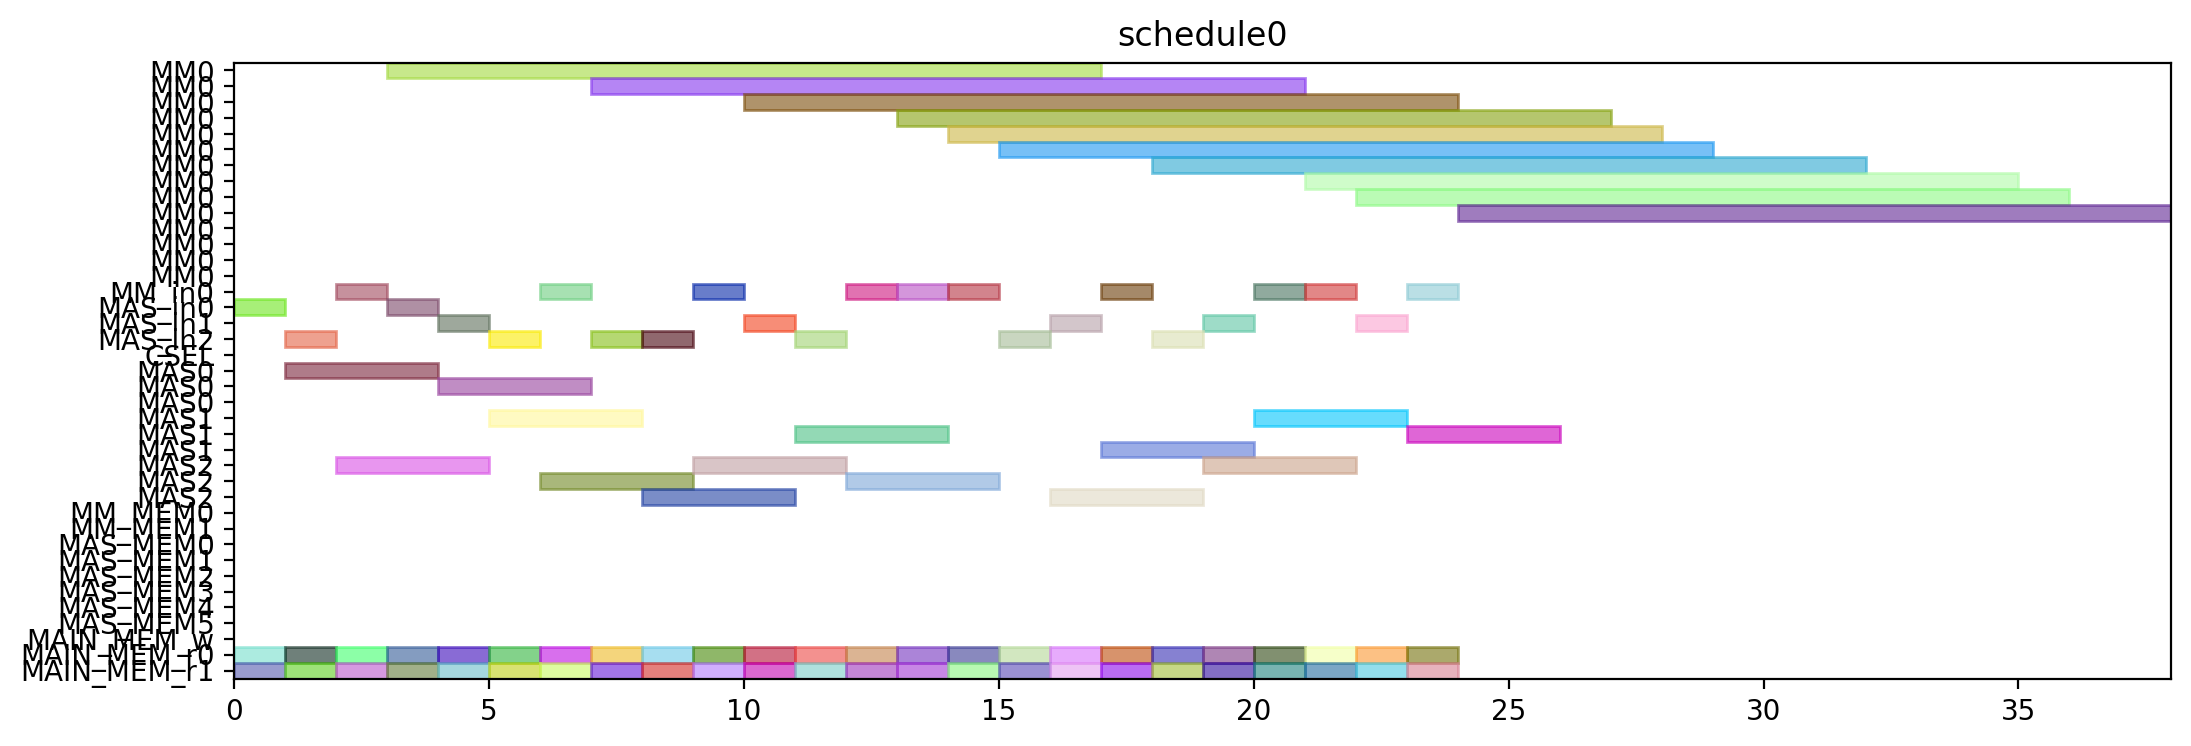

This figure's Python source:
from pyschedule import Scenario, solvers, plotters, alt


def solve():
	horizon = 120
	S = Scenario("schedule0", horizon=horizon)

	# resource
	MM = S.Resources('MM', num=1, size=14)
	MM_in = S.Resources('MM_in', num=1)
	MAS_in = S.Resources('MAS_in', num=3)
	CSEL = S.Resource('CSEL')
	MAS = S.Resources('MAS', num=3, size=3, periods=range(1, horizon))
	MM_MEM = S.Resources('MM_MEM', num=2)
	MAS_MEM = S.Resources('MAS_MEM', num=6)
	MAIN_MEM_w = S.Resource('MAIN_MEM_w', size=1)
	MAIN_MEM_r = S.Resources('MAIN_MEM_r', num=2)

	# result of previous scheduling

	# new tasks
	t0_t0 = S.Task('t0_t0', length=3, delay_cost=1)
	t0_t0 += alt(MAS)
	t0_t0_in = S.Task('t0_t0_in', length=1, delay_cost=1)
	t0_t0_in += alt(MAS_in)
	S += t0_t0_in*MAS_in[0]<=t0_t0*MAS[0]

	S += t0_t0_in*MAS_in[1]<=t0_t0*MAS[1]

	S += t0_t0_in*MAS_in[2]<=t0_t0*MAS[2]

	t0_t0_mem0 = S.Task('t0_t0_mem0', length=1, delay_cost=1)
	t0_t0_mem0 += MAIN_MEM_r[0]
	S += t0_t0_mem0 <= t0_t0

	t0_t0_mem1 = S.Task('t0_t0_mem1', length=1, delay_cost=1)
	t0_t0_mem1 += MAIN_MEM_r[1]
	S += t0_t0_mem1 <= t0_t0

	t0_t1 = S.Task('t0_t1', length=3, delay_cost=1)
	t0_t1 += alt(MAS)
	t0_t1_in = S.Task('t0_t1_in', length=1, delay_cost=1)
	t0_t1_in += alt(MAS_in)
	S += t0_t1_in*MAS_in[0]<=t0_t1*MAS[0]

	S += t0_t1_in*MAS_in[1]<=t0_t1*MAS[1]

	S += t0_t1_in*MAS_in[2]<=t0_t1*MAS[2]

	t0_t1_mem0 = S.Task('t0_t1_mem0', length=1, delay_cost=1)
	t0_t1_mem0 += MAIN_MEM_r[0]
	S += t0_t1_mem0 <= t0_t1

	t0_t1_mem1 = S.Task('t0_t1_mem1', length=1, delay_cost=1)
	t0_t1_mem1 += MAIN_MEM_r[1]
	S += t0_t1_mem1 <= t0_t1

	t0_t3 = S.Task('t0_t3', length=14, delay_cost=1)
	t0_t3 += alt(MM)
	t0_t3_in = S.Task('t0_t3_in', length=1, delay_cost=1)
	t0_t3_in += alt(MM_in)
	S += t0_t3_in*MM_in[0]<=t0_t3*MM[0]
	t0_t3_mem0 = S.Task('t0_t3_mem0', length=1, delay_cost=1)
	t0_t3_mem0 += MAIN_MEM_r[0]
	S += t0_t3_mem0 <= t0_t3

	t0_t3_mem1 = S.Task('t0_t3_mem1', length=1, delay_cost=1)
	t0_t3_mem1 += MAIN_MEM_r[1]
	S += t0_t3_mem1 <= t0_t3

	t10 = S.Task('t10', length=3, delay_cost=1)
	t10 += alt(MAS)
	t10_in = S.Task('t10_in', length=1, delay_cost=1)
	t10_in += alt(MAS_in)
	S += t10_in*MAS_in[0]<=t10*MAS[0]

	S += t10_in*MAS_in[1]<=t10*MAS[1]

	S += t10_in*MAS_in[2]<=t10*MAS[2]

	t10_mem0 = S.Task('t10_mem0', length=1, delay_cost=1)
	t10_mem0 += MAIN_MEM_r[0]
	S += t10_mem0 <= t10

	t10_mem1 = S.Task('t10_mem1', length=1, delay_cost=1)
	t10_mem1 += MAIN_MEM_r[1]
	S += t10_mem1 <= t10

	t11 = S.Task('t11', length=3, delay_cost=1)
	t11 += alt(MAS)
	t11_in = S.Task('t11_in', length=1, delay_cost=1)
	t11_in += alt(MAS_in)
	S += t11_in*MAS_in[0]<=t11*MAS[0]

	S += t11_in*MAS_in[1]<=t11*MAS[1]

	S += t11_in*MAS_in[2]<=t11*MAS[2]

	t11_mem0 = S.Task('t11_mem0', length=1, delay_cost=1)
	t11_mem0 += MAIN_MEM_r[0]
	S += t11_mem0 <= t11

	t11_mem1 = S.Task('t11_mem1', length=1, delay_cost=1)
	t11_mem1 += MAIN_MEM_r[1]
	S += t11_mem1 <= t11

	t3_t0 = S.Task('t3_t0', length=14, delay_cost=1)
	t3_t0 += alt(MM)
	t3_t0_in = S.Task('t3_t0_in', length=1, delay_cost=1)
	t3_t0_in += alt(MM_in)
	S += t3_t0_in*MM_in[0]<=t3_t0*MM[0]
	t3_t0_mem0 = S.Task('t3_t0_mem0', length=1, delay_cost=1)
	t3_t0_mem0 += MAIN_MEM_r[0]
	S += t3_t0_mem0 <= t3_t0

	t3_t0_mem1 = S.Task('t3_t0_mem1', length=1, delay_cost=1)
	t3_t0_mem1 += MAIN_MEM_r[1]
	S += t3_t0_mem1 <= t3_t0

	t3_t1 = S.Task('t3_t1', length=14, delay_cost=1)
	t3_t1 += alt(MM)
	t3_t1_in = S.Task('t3_t1_in', length=1, delay_cost=1)
	t3_t1_in += alt(MM_in)
	S += t3_t1_in*MM_in[0]<=t3_t1*MM[0]
	t3_t1_mem0 = S.Task('t3_t1_mem0', length=1, delay_cost=1)
	t3_t1_mem0 += MAIN_MEM_r[0]
	S += t3_t1_mem0 <= t3_t1

	t3_t1_mem1 = S.Task('t3_t1_mem1', length=1, delay_cost=1)
	t3_t1_mem1 += MAIN_MEM_r[1]
	S += t3_t1_mem1 <= t3_t1

	t3_t2 = S.Task('t3_t2', length=3, delay_cost=1)
	t3_t2 += alt(MAS)
	t3_t2_in = S.Task('t3_t2_in', length=1, delay_cost=1)
	t3_t2_in += alt(MAS_in)
	S += t3_t2_in*MAS_in[0]<=t3_t2*MAS[0]

	S += t3_t2_in*MAS_in[1]<=t3_t2*MAS[1]

	S += t3_t2_in*MAS_in[2]<=t3_t2*MAS[2]

	t3_t2_mem0 = S.Task('t3_t2_mem0', length=1, delay_cost=1)
	t3_t2_mem0 += MAIN_MEM_r[0]
	S += t3_t2_mem0 <= t3_t2

	t3_t2_mem1 = S.Task('t3_t2_mem1', length=1, delay_cost=1)
	t3_t2_mem1 += MAIN_MEM_r[1]
	S += t3_t2_mem1 <= t3_t2

	t3_t3 = S.Task('t3_t3', length=3, delay_cost=1)
	t3_t3 += alt(MAS)
	t3_t3_in = S.Task('t3_t3_in', length=1, delay_cost=1)
	t3_t3_in += alt(MAS_in)
	S += t3_t3_in*MAS_in[0]<=t3_t3*MAS[0]

	S += t3_t3_in*MAS_in[1]<=t3_t3*MAS[1]

	S += t3_t3_in*MAS_in[2]<=t3_t3*MAS[2]

	t3_t3_mem0 = S.Task('t3_t3_mem0', length=1, delay_cost=1)
	t3_t3_mem0 += MAIN_MEM_r[0]
	S += t3_t3_mem0 <= t3_t3

	t3_t3_mem1 = S.Task('t3_t3_mem1', length=1, delay_cost=1)
	t3_t3_mem1 += MAIN_MEM_r[1]
	S += t3_t3_mem1 <= t3_t3

	t4_t0 = S.Task('t4_t0', length=3, delay_cost=1)
	t4_t0 += alt(MAS)
	t4_t0_in = S.Task('t4_t0_in', length=1, delay_cost=1)
	t4_t0_in += alt(MAS_in)
	S += t4_t0_in*MAS_in[0]<=t4_t0*MAS[0]

	S += t4_t0_in*MAS_in[1]<=t4_t0*MAS[1]

	S += t4_t0_in*MAS_in[2]<=t4_t0*MAS[2]

	t4_t0_mem0 = S.Task('t4_t0_mem0', length=1, delay_cost=1)
	t4_t0_mem0 += MAIN_MEM_r[0]
	S += t4_t0_mem0 <= t4_t0

	t4_t0_mem1 = S.Task('t4_t0_mem1', length=1, delay_cost=1)
	t4_t0_mem1 += MAIN_MEM_r[1]
	S += t4_t0_mem1 <= t4_t0

	t4_t1 = S.Task('t4_t1', length=3, delay_cost=1)
	t4_t1 += alt(MAS)
	t4_t1_in = S.Task('t4_t1_in', length=1, delay_cost=1)
	t4_t1_in += alt(MAS_in)
	S += t4_t1_in*MAS_in[0]<=t4_t1*MAS[0]

	S += t4_t1_in*MAS_in[1]<=t4_t1*MAS[1]

	S += t4_t1_in*MAS_in[2]<=t4_t1*MAS[2]

	t4_t1_mem0 = S.Task('t4_t1_mem0', length=1, delay_cost=1)
	t4_t1_mem0 += MAIN_MEM_r[0]
	S += t4_t1_mem0 <= t4_t1

	t4_t1_mem1 = S.Task('t4_t1_mem1', length=1, delay_cost=1)
	t4_t1_mem1 += MAIN_MEM_r[1]
	S += t4_t1_mem1 <= t4_t1

	t4_t3 = S.Task('t4_t3', length=14, delay_cost=1)
	t4_t3 += alt(MM)
	t4_t3_in = S.Task('t4_t3_in', length=1, delay_cost=1)
	t4_t3_in += alt(MM_in)
	S += t4_t3_in*MM_in[0]<=t4_t3*MM[0]
	t4_t3_mem0 = S.Task('t4_t3_mem0', length=1, delay_cost=1)
	t4_t3_mem0 += MAIN_MEM_r[0]
	S += t4_t3_mem0 <= t4_t3

	t4_t3_mem1 = S.Task('t4_t3_mem1', length=1, delay_cost=1)
	t4_t3_mem1 += MAIN_MEM_r[1]
	S += t4_t3_mem1 <= t4_t3

	t5_t0 = S.Task('t5_t0', length=14, delay_cost=1)
	t5_t0 += alt(MM)
	t5_t0_in = S.Task('t5_t0_in', length=1, delay_cost=1)
	t5_t0_in += alt(MM_in)
	S += t5_t0_in*MM_in[0]<=t5_t0*MM[0]
	t5_t0_mem0 = S.Task('t5_t0_mem0', length=1, delay_cost=1)
	t5_t0_mem0 += MAIN_MEM_r[0]
	S += t5_t0_mem0 <= t5_t0

	t5_t0_mem1 = S.Task('t5_t0_mem1', length=1, delay_cost=1)
	t5_t0_mem1 += MAIN_MEM_r[1]
	S += t5_t0_mem1 <= t5_t0

	t5_t1 = S.Task('t5_t1', length=14, delay_cost=1)
	t5_t1 += alt(MM)
	t5_t1_in = S.Task('t5_t1_in', length=1, delay_cost=1)
	t5_t1_in += alt(MM_in)
	S += t5_t1_in*MM_in[0]<=t5_t1*MM[0]
	t5_t1_mem0 = S.Task('t5_t1_mem0', length=1, delay_cost=1)
	t5_t1_mem0 += MAIN_MEM_r[0]
	S += t5_t1_mem0 <= t5_t1

	t5_t1_mem1 = S.Task('t5_t1_mem1', length=1, delay_cost=1)
	t5_t1_mem1 += MAIN_MEM_r[1]
	S += t5_t1_mem1 <= t5_t1

	t5_t2 = S.Task('t5_t2', length=3, delay_cost=1)
	t5_t2 += alt(MAS)
	t5_t2_in = S.Task('t5_t2_in', length=1, delay_cost=1)
	t5_t2_in += alt(MAS_in)
	S += t5_t2_in*MAS_in[0]<=t5_t2*MAS[0]

	S += t5_t2_in*MAS_in[1]<=t5_t2*MAS[1]

	S += t5_t2_in*MAS_in[2]<=t5_t2*MAS[2]

	t5_t2_mem0 = S.Task('t5_t2_mem0', length=1, delay_cost=1)
	t5_t2_mem0 += MAIN_MEM_r[0]
	S += t5_t2_mem0 <= t5_t2

	t5_t2_mem1 = S.Task('t5_t2_mem1', length=1, delay_cost=1)
	t5_t2_mem1 += MAIN_MEM_r[1]
	S += t5_t2_mem1 <= t5_t2

	t5_t3 = S.Task('t5_t3', length=3, delay_cost=1)
	t5_t3 += alt(MAS)
	t5_t3_in = S.Task('t5_t3_in', length=1, delay_cost=1)
	t5_t3_in += alt(MAS_in)
	S += t5_t3_in*MAS_in[0]<=t5_t3*MAS[0]

	S += t5_t3_in*MAS_in[1]<=t5_t3*MAS[1]

	S += t5_t3_in*MAS_in[2]<=t5_t3*MAS[2]

	t5_t3_mem0 = S.Task('t5_t3_mem0', length=1, delay_cost=1)
	t5_t3_mem0 += MAIN_MEM_r[0]
	S += t5_t3_mem0 <= t5_t3

	t5_t3_mem1 = S.Task('t5_t3_mem1', length=1, delay_cost=1)
	t5_t3_mem1 += MAIN_MEM_r[1]
	S += t5_t3_mem1 <= t5_t3

	t6_t0 = S.Task('t6_t0', length=14, delay_cost=1)
	t6_t0 += alt(MM)
	t6_t0_in = S.Task('t6_t0_in', length=1, delay_cost=1)
	t6_t0_in += alt(MM_in)
	S += t6_t0_in*MM_in[0]<=t6_t0*MM[0]
	t6_t0_mem0 = S.Task('t6_t0_mem0', length=1, delay_cost=1)
	t6_t0_mem0 += MAIN_MEM_r[0]
	S += t6_t0_mem0 <= t6_t0

	t6_t0_mem1 = S.Task('t6_t0_mem1', length=1, delay_cost=1)
	t6_t0_mem1 += MAIN_MEM_r[1]
	S += t6_t0_mem1 <= t6_t0

	t6_t1 = S.Task('t6_t1', length=14, delay_cost=1)
	t6_t1 += alt(MM)
	t6_t1_in = S.Task('t6_t1_in', length=1, delay_cost=1)
	t6_t1_in += alt(MM_in)
	S += t6_t1_in*MM_in[0]<=t6_t1*MM[0]
	t6_t1_mem0 = S.Task('t6_t1_mem0', length=1, delay_cost=1)
	t6_t1_mem0 += MAIN_MEM_r[0]
	S += t6_t1_mem0 <= t6_t1

	t6_t1_mem1 = S.Task('t6_t1_mem1', length=1, delay_cost=1)
	t6_t1_mem1 += MAIN_MEM_r[1]
	S += t6_t1_mem1 <= t6_t1

	t6_t2 = S.Task('t6_t2', length=3, delay_cost=1)
	t6_t2 += alt(MAS)
	t6_t2_in = S.Task('t6_t2_in', length=1, delay_cost=1)
	t6_t2_in += alt(MAS_in)
	S += t6_t2_in*MAS_in[0]<=t6_t2*MAS[0]

	S += t6_t2_in*MAS_in[1]<=t6_t2*MAS[1]

	S += t6_t2_in*MAS_in[2]<=t6_t2*MAS[2]

	t6_t2_mem0 = S.Task('t6_t2_mem0', length=1, delay_cost=1)
	t6_t2_mem0 += MAIN_MEM_r[0]
	S += t6_t2_mem0 <= t6_t2

	t6_t2_mem1 = S.Task('t6_t2_mem1', length=1, delay_cost=1)
	t6_t2_mem1 += MAIN_MEM_r[1]
	S += t6_t2_mem1 <= t6_t2

	t6_t3 = S.Task('t6_t3', length=3, delay_cost=1)
	t6_t3 += alt(MAS)
	t6_t3_in = S.Task('t6_t3_in', length=1, delay_cost=1)
	t6_t3_in += alt(MAS_in)
	S += t6_t3_in*MAS_in[0]<=t6_t3*MAS[0]

	S += t6_t3_in*MAS_in[1]<=t6_t3*MAS[1]

	S += t6_t3_in*MAS_in[2]<=t6_t3*MAS[2]

	t6_t3_mem0 = S.Task('t6_t3_mem0', length=1, delay_cost=1)
	t6_t3_mem0 += MAIN_MEM_r[0]
	S += t6_t3_mem0 <= t6_t3

	t6_t3_mem1 = S.Task('t6_t3_mem1', length=1, delay_cost=1)
	t6_t3_mem1 += MAIN_MEM_r[1]
	S += t6_t3_mem1 <= t6_t3

	t7_t0 = S.Task('t7_t0', length=14, delay_cost=1)
	t7_t0 += alt(MM)
	t7_t0_in = S.Task('t7_t0_in', length=1, delay_cost=1)
	t7_t0_in += alt(MM_in)
	S += t7_t0_in*MM_in[0]<=t7_t0*MM[0]
	t7_t0_mem0 = S.Task('t7_t0_mem0', length=1, delay_cost=1)
	t7_t0_mem0 += MAIN_MEM_r[0]
	S += t7_t0_mem0 <= t7_t0

	t7_t0_mem1 = S.Task('t7_t0_mem1', length=1, delay_cost=1)
	t7_t0_mem1 += MAIN_MEM_r[1]
	S += t7_t0_mem1 <= t7_t0

	t7_t1 = S.Task('t7_t1', length=14, delay_cost=1)
	t7_t1 += alt(MM)
	t7_t1_in = S.Task('t7_t1_in', length=1, delay_cost=1)
	t7_t1_in += alt(MM_in)
	S += t7_t1_in*MM_in[0]<=t7_t1*MM[0]
	t7_t1_mem0 = S.Task('t7_t1_mem0', length=1, delay_cost=1)
	t7_t1_mem0 += MAIN_MEM_r[0]
	S += t7_t1_mem0 <= t7_t1

	t7_t1_mem1 = S.Task('t7_t1_mem1', length=1, delay_cost=1)
	t7_t1_mem1 += MAIN_MEM_r[1]
	S += t7_t1_mem1 <= t7_t1

	t7_t2 = S.Task('t7_t2', length=3, delay_cost=1)
	t7_t2 += alt(MAS)
	t7_t2_in = S.Task('t7_t2_in', length=1, delay_cost=1)
	t7_t2_in += alt(MAS_in)
	S += t7_t2_in*MAS_in[0]<=t7_t2*MAS[0]

	S += t7_t2_in*MAS_in[1]<=t7_t2*MAS[1]

	S += t7_t2_in*MAS_in[2]<=t7_t2*MAS[2]

	t7_t2_mem0 = S.Task('t7_t2_mem0', length=1, delay_cost=1)
	t7_t2_mem0 += MAIN_MEM_r[0]
	S += t7_t2_mem0 <= t7_t2

	t7_t2_mem1 = S.Task('t7_t2_mem1', length=1, delay_cost=1)
	t7_t2_mem1 += MAIN_MEM_r[1]
	S += t7_t2_mem1 <= t7_t2

	t7_t3 = S.Task('t7_t3', length=3, delay_cost=1)
	t7_t3 += alt(MAS)
	t7_t3_in = S.Task('t7_t3_in', length=1, delay_cost=1)
	t7_t3_in += alt(MAS_in)
	S += t7_t3_in*MAS_in[0]<=t7_t3*MAS[0]

	S += t7_t3_in*MAS_in[1]<=t7_t3*MAS[1]

	S += t7_t3_in*MAS_in[2]<=t7_t3*MAS[2]

	t7_t3_mem0 = S.Task('t7_t3_mem0', length=1, delay_cost=1)
	t7_t3_mem0 += MAIN_MEM_r[0]
	S += t7_t3_mem0 <= t7_t3

	t7_t3_mem1 = S.Task('t7_t3_mem1', length=1, delay_cost=1)
	t7_t3_mem1 += MAIN_MEM_r[1]
	S += t7_t3_mem1 <= t7_t3

	solvers.mip.solve(S,msg=1,kind='CPLEX',ratio_gap=1.01)

	solution = [['hoge']*len(S.solution()[1]) for i in range(len(S.solution()))]
	for i in range(len(S.solution())):
		for j in range(len(S.solution()[i])):
			solution[i][j]=str(S.solution()[i][j])
	print(solution)

	cycles = int(solution[-1][3])

	pic_file_name = "/mnt/rose/usr1/fukuda/ABE/multiRAM_multiMAS_16mux/scheduling_result/stage14MM1_stage3MAS3/SQR012345/schedule0.png"
	if(S.solution() != []):
		plotters.matplotlib.plot(S,img_filename=pic_file_name, show_task_labels=False, fig_size=(cycles*0.25+3, 4))

	return solution
